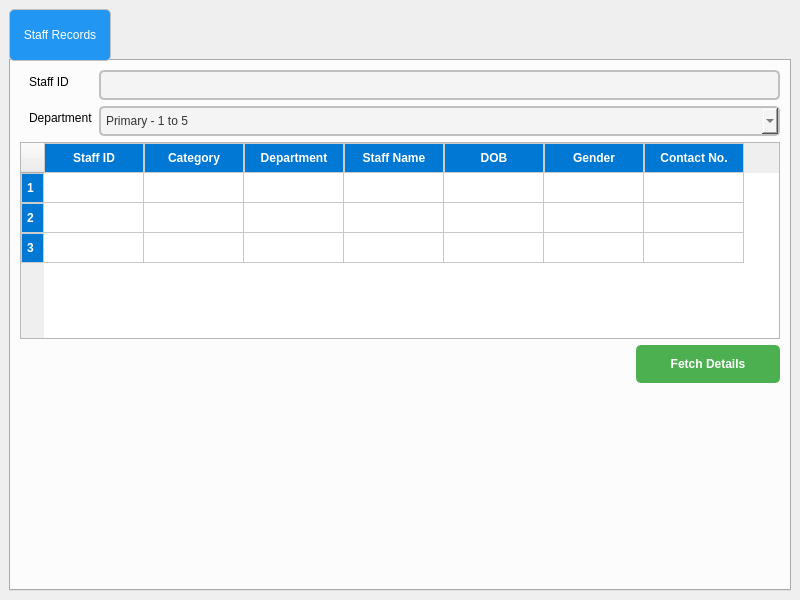
<?xml version="1.0" encoding="UTF-8"?>
<ui version="4.0">
 <class>MainWindow</class>
 <widget class="QMainWindow" name="MainWindow">
  <property name="geometry">
   <rect>
    <x>0</x>
    <y>0</y>
    <width>800</width>
    <height>600</height>
   </rect>
  </property>
  <property name="windowTitle">
   <string>MainWindow</string>
  </property>
  <widget class="QWidget" name="centralwidget">
   <layout class="QHBoxLayout" name="horizontalLayout">
    <item>
     <widget class="QTabWidget" name="tabWidget">
      <property name="styleSheet">
       <string notr="true">/* Styling the Tab Widget */
QTabWidget {
    background-color: #f0f0f0;
    border: 2px solid black;
    border-radius: 10px;
    padding: 5px;
}


/* Styling the Tabs */
QTabBar::tab {
    background-color: #2196F3;  /* Tab background color */
    color: white;
    border: 1px solid #c0c0c0;
    padding: 10px;
    border-radius: 5px;
    min-width: 80px;
    min-height: 30px;

	font: 14pt &quot;Segoe UI&quot;;
}

</string>
      </property>
      <property name="currentIndex">
       <number>0</number>
      </property>
      <widget class="QWidget" name="tab">
       <property name="styleSheet">
        <string notr="true"/>
       </property>
       <attribute name="title">
        <string>Staff Records</string>
       </attribute>
       <layout class="QVBoxLayout" name="verticalLayout">
        <item>
         <layout class="QHBoxLayout" name="horizontalLayout_2">
          <property name="topMargin">
           <number>0</number>
          </property>
          <item alignment="Qt::AlignTop">
           <widget class="QFrame" name="formFrame">
            <property name="styleSheet">
             <string notr="true">*{
font: 14pt &quot;Segoe UI&quot;;

}

/* Styling the QLineEdit */
QLineEdit {
    background-color: #f4f4f4;  /* Light grey background */
    color: #333333;  /* Dark text color */
    border: 2px solid #c0c0c0;  /* Border color */
    border-radius: 5px;  /* Rounded corners */
    padding: 5px;
}

/* Focused state (when the QLineEdit is selected) */
QLineEdit:focus {
    border: 2px solid #2196F3;  /* Blue border when focused */
    background-color: #ffffff;  /* White background on focus */
}

/* Disabled state */
QLineEdit:disabled {
    background-color: #e0e0e0;  /* Grey background when disabled */
    color: #888888;  /* Light grey text when disabled */
    border: 2px solid #cccccc;  /* Light grey border */
}

/* Placeholder text style */
QLineEdit::placeholder {
    color: #888888;  /* Light grey color for placeholder text */
    font-style: italic;  /* Italicize the placeholder text */
}

/* Styling the text cursor */
QLineEdit::cursor {
    color: #2196F3;  /* Change cursor color to blue */
}
</string>
            </property>
            <layout class="QFormLayout" name="formLayout">
             <property name="topMargin">
              <number>0</number>
             </property>
             <property name="rightMargin">
              <number>0</number>
             </property>
             <property name="bottomMargin">
              <number>0</number>
             </property>
             <item row="3" column="1">
              <widget class="QComboBox" name="staff_dept_box">
               <property name="styleSheet">
                <string notr="true">/* Styling the QComboBox */
QComboBox {
    background-color: #f4f4f4;  /* Light grey background */
    color: #333333;  /* Dark text color */
    border: 2px solid #c0c0c0;  /* Border color */
    border-radius: 5px;  /* Rounded corners */
    padding: 5px;
    font: 14pt &quot;Segoe UI&quot;;

    min-width: 150px;  /* Minimum width of the combo box */
}

/* Styling the combo box when focused */
QComboBox:focus {
    border: 2px solid #2196F3;  /* Blue border when focused */
    background-color: #ffffff;  /* White background on focus */
}

/* Disabled state for the combo box */
QComboBox:disabled {
    background-color: #e0e0e0;  /* Grey background when disabled */
    color: #888888;  /* Light grey text when disabled */
    border: 2px solid #cccccc;  /* Light grey border */
}

/* Arrow button of the combo box */


/* Styling the dropdown list */
QComboBox QAbstractItemView {
    background-color: #ffffff;  /* White background for the dropdown list */
    color: #333333;  /* Dark text color */
    border: 1px solid #c0c0c0;  /* Border around the dropdown list */
    border-radius: 5px;
    padding: 5px;
    min-width: 150px;
}

/* Hover effect on the dropdown list items */
QComboBox QAbstractItemView::item:hover {
    background-color: #2196F3;  /* Blue background on hover */
    color: #ffffff;  /* White text on hover */
}

/* Selected item in the dropdown list */
QComboBox QAbstractItemView::item:selected {
    background-color: #64B5F6;  /* Light blue background when selected */
    color: #ffffff;  /* White text when selected */
}
</string>
               </property>
               <item>
                <property name="text">
                 <string>Primary - 1 to 5</string>
                </property>
               </item>
               <item>
                <property name="text">
                 <string>Middle High - 6 to 8</string>
                </property>
               </item>
               <item>
                <property name="text">
                 <string>Secondary - 9 to 10</string>
                </property>
               </item>
               <item>
                <property name="text">
                 <string>Science</string>
                </property>
               </item>
               <item>
                <property name="text">
                 <string>Commerce</string>
                </property>
               </item>
               <item>
                <property name="text">
                 <string>Humanities</string>
                </property>
               </item>
               <item>
                <property name="text">
                 <string>Utilities</string>
                </property>
               </item>
               <item>
                <property name="text">
                 <string>Lab Assistant</string>
                </property>
               </item>
               <item>
                <property name="text">
                 <string>Finance</string>
                </property>
               </item>
               <item>
                <property name="text">
                 <string>Office</string>
                </property>
               </item>
              </widget>
             </item>
             <item row="3" column="0">
              <widget class="QLabel" name="label_16">
               <property name="text">
                <string>Department</string>
               </property>
              </widget>
             </item>
             <item row="2" column="0">
              <widget class="QLabel" name="label_14">
               <property name="text">
                <string>Staff ID</string>
               </property>
              </widget>
             </item>
             <item row="2" column="1">
              <widget class="QLineEdit" name="staff_id_box"/>
             </item>
            </layout>
           </widget>
          </item>
         </layout>
        </item>
        <item>
         <layout class="QHBoxLayout" name="horizontalLayout_4">
          <property name="topMargin">
           <number>0</number>
          </property>
          <item>
           <widget class="QTableWidget" name="staff_table">
            <property name="font">
             <font>
              <pointsize>14</pointsize>
              <bold>false</bold>
             </font>
            </property>
            <property name="styleSheet">
             <string notr="true">QHeaderView::section {
background-color: rgb(0, 120, 212);
     /* Green background for headers */
    color: white;             /* White text color */
    font-weight: bold;        /* Bold font for header text */
    text-align: center;       /* Center-align text */
	
	font: 700 14pt &quot;Segoe UI&quot;;
    border: 1px solid #ccc;   /* Light gray border around header sections */
    padding: 5px;             /* Padding inside header cells */
}
</string>
            </property>
            <row/>
            <row/>
            <row/>
            <column>
             <property name="text">
              <string>Staff ID</string>
             </property>
            </column>
            <column>
             <property name="text">
              <string>Category</string>
             </property>
            </column>
            <column>
             <property name="text">
              <string>Department</string>
             </property>
            </column>
            <column>
             <property name="text">
              <string>Staff Name</string>
             </property>
            </column>
            <column>
             <property name="text">
              <string>DOB</string>
             </property>
            </column>
            <column>
             <property name="text">
              <string>Gender</string>
             </property>
            </column>
            <column>
             <property name="text">
              <string>Contact No.</string>
             </property>
            </column>
           </widget>
          </item>
         </layout>
        </item>
        <item>
         <layout class="QHBoxLayout" name="horizontalLayout_3">
          <property name="topMargin">
           <number>0</number>
          </property>
          <item>
           <spacer name="horizontalSpacer">
            <property name="orientation">
             <enum>Qt::Horizontal</enum>
            </property>
            <property name="sizeHint" stdset="0">
             <size>
              <width>40</width>
              <height>20</height>
             </size>
            </property>
           </spacer>
          </item>
          <item>
           <widget class="QPushButton" name="fetch_btn">
            <property name="styleSheet">
             <string notr="true">/* Styling the QPushButton */
QPushButton {
    background-color: #4CAF50;  /* Green background */
    color: white;  /* White text color */
    border: 2px solid #4CAF50;  /* Border color matches background */
    border-radius: 5px;  /* Rounded corners */
    padding: 10px 20px;  /* Vertical and horizontal padding */
    
    font: 14pt &quot;Segoe UI&quot;; /* Font size */
    min-width: 100px;  /* Minimum width for the button */
}

/* Hover effect when the mouse is over the button */
QPushButton:hover {
    background-color: #45a049;  /* Darker green background */
    border-color: #45a049;  /* Darker green border */
}

/* Pressed effect when the button is clicked */
QPushButton:pressed {
    background-color: #388e3c;  /* Even darker green */
    border-color: #388e3c;  /* Dark border */
    padding-top: 12px;  /* Slightly reduces padding to simulate a &quot;pressed&quot; effect */
    padding-left: 18px;  /* Shift the button to the left slightly */
}

/* Focused state (when the button is focused) */
QPushButton:focus {
    border: 2px solid #2196F3;  /* Blue border when focused */
    outline: none;  /* Removes the default outline */
}

/* Disabled state for the QPushButton */
QPushButton:disabled {
    background-color: #e0e0e0;  /* Light grey background */
    color: #888888;  /* Light grey text */
    border: 2px solid #cccccc;  /* Light grey border */
}

/* Styling the text of the QPushButton */
QPushButton {
    font-weight: bold;  /* Make the text bold */
}

/* Styling the QPushButton icon (if it has one) */
QPushButton::icon {
    padding-right: 10px;  /* Space between the icon and the text */
}

/* Border effect when the button is in a focus or pressed state */
QPushButton:focus, QPushButton:pressed {
    border-style: inset;
}
</string>
            </property>
            <property name="text">
             <string>Fetch Details</string>
            </property>
           </widget>
          </item>
         </layout>
        </item>
        <item>
         <spacer name="verticalSpacer">
          <property name="orientation">
           <enum>Qt::Vertical</enum>
          </property>
          <property name="sizeHint" stdset="0">
           <size>
            <width>20</width>
            <height>40</height>
           </size>
          </property>
         </spacer>
        </item>
       </layout>
      </widget>
     </widget>
    </item>
   </layout>
  </widget>
 </widget>
 <resources/>
 <connections/>
</ui>
